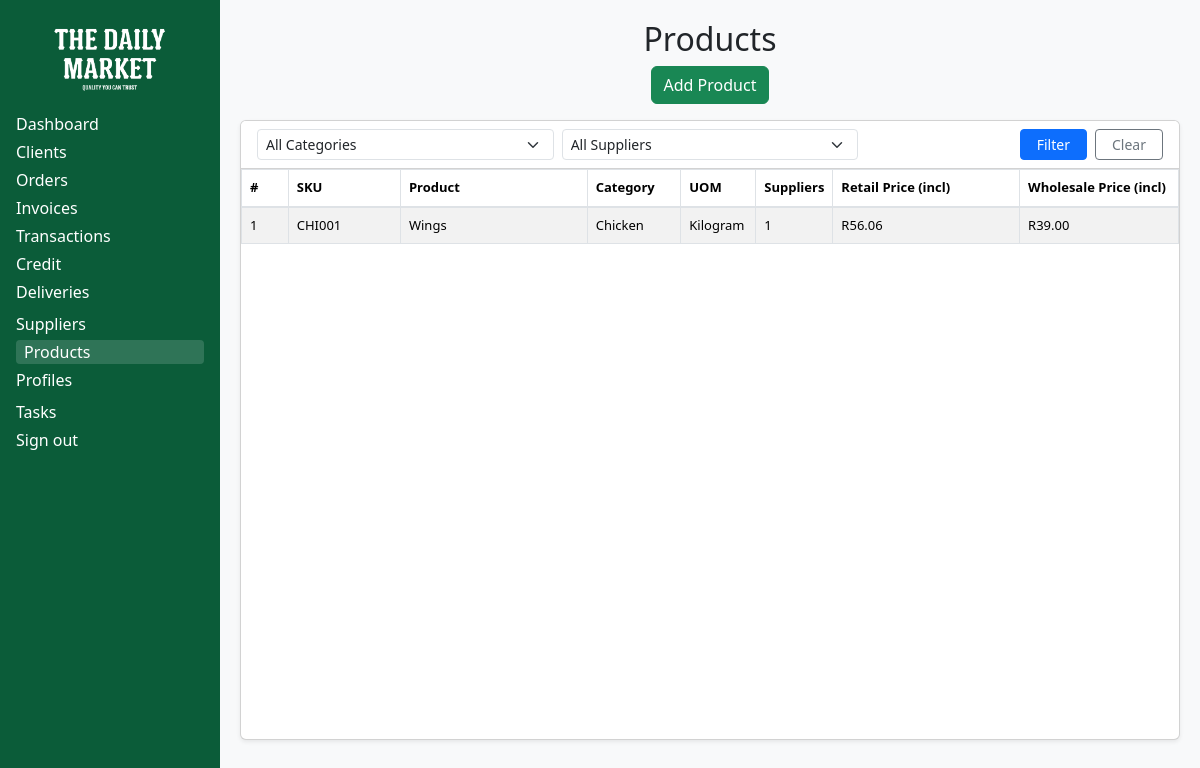
/portal/staff/products/ (signed in), run on the app's committed database.
### products/models.py (models this page shows, shortened)
class Product(models.Model):
    UOM_CHOICES = [
        ("EA", "Each"),
        ("KG", "Kilogram"),
        ("L",  "Litre"),
        ("PK", "Pack"),
        ("BOX","Box"),
    ]
    name = models.CharField(max_length=200)
    category = models.ForeignKey(Category, on_delete=models.PROTECT, related_name="products")
    sku  = models.CharField(max_length=64, blank=True, null=True)
    slug = models.SlugField(max_length=220, blank=True, null=True)
    image = models.ImageField(upload_to="product_images/", blank=True, null=True)
    uom = models.CharField(max_length=8, choices=UOM_CHOICES, default="EA")
    cost_price = models.DecimalField(max_digits=12, decimal_places=2, null=True, blank=True)
    wholesale_price = models.DecimalField(max_digits=12, decimal_places=2, null=True, blank=True)
    retail_price = models.DecimalField(max_digits=12, decimal_places=2, null=True, blank=True)
    retail_margin_pct = models.DecimalField(max_digits=6, decimal_places=2, default=Decimal("15.00"))
    created_at = models.DateTimeField(auto_now_add=True)
    updated_at = models.DateTimeField(auto_now=True)
    class Meta:
        ordering = ["name"]
        indexes = [
            models.Index(fields=["sku"]),
            models.Index(fields=["slug"]),
            models.Index(fields=["category"]),
        ]

class Category(models.Model):
    name = models.CharField(max_length=120, unique=True)
    slug = models.SlugField(max_length=140, unique=True)
    description = models.TextField(blank=True)
    sort_order = models.PositiveIntegerField(default=0)
    is_active = models.BooleanField(default=True)
    abbreviation = models.CharField(
        max_length=3, blank=True, db_index=True,
        help_text="3-letter code auto-generated from name (you can override).",
    )
    class Meta:
        ordering = ["sort_order", "name"]
        indexes = [
            models.Index(fields=["slug"]),
            models.Index(fields=["is_active"]),
            models.Index(fields=["abbreviation"]),
        ]

### products/views.py (the view, shortened to what this page needs)
# urls.py: path("", views.product_list, name="staff-products"),
@login_required
@staff_required
def product_list(request):
    qs = (
        Product.objects
        .select_related("category")
        .prefetch_related("pricing_rows__supplier")
        .order_by("name")
    )
    filter_categories = Category.objects.order_by("name")
    filter_suppliers = Supplier.objects.order_by("name")
    search = (request.GET.get("search") or "").strip()
    category_id = (request.GET.get("category") or "").strip()
    supplier_id = (request.GET.get("supplier") or "").strip()
    if search:
        qs = qs.filter(Q(name__icontains=search) | Q(sku__icontains=search))
    if category_id:
        qs = qs.filter(category_id=category_id)
    products = list(qs)
    rows = []
    for p in products:
        active_rows = [r for r in p.pricing_rows.all() if r.is_active]
        active_supplier_count = len(active_rows)
        min_wholesale_inc = None
        min_retail_inc = None
        if active_rows:
            w_vals = [r.wholesale_price_inc for r in active_rows if r.wholesale_price_inc is not None]
            r_vals = [r.retail_price_inc for r in active_rows if r.retail_price_inc is not None]
            if w_vals:
                min_wholesale_inc = min(w_vals)
            if r_vals:
                min_retail_inc = min(r_vals)
        rows.append({
            "product": p,
            "active_supplier_count": active_supplier_count,
            "min_wholesale_inc": min_wholesale_inc,
            "min_retail_inc": min_retail_inc,
        })
    return render(
        request,
        "products/product_list.html",
        {
            "rows": rows,
            "filter_categories": filter_categories,
            "filter_suppliers": filter_suppliers,
        },
    )

### products/models.py (called while the page is built)
def r2(x: Decimal | None) -> Decimal:
    if x is None:
        return D0
    return x.quantize(Decimal("0.01"), rounding=ROUND_HALF_UP)

def _d(x) -> Decimal:
    return x if isinstance(x, Decimal) else (Decimal(str(x)) if x is not None else D0)

    @property
    def wholesale_margin_amount(self) -> Decimal:
        return r2(_d(self.supplier_price_excl) * (_d(self.wholesale_margin_percent) / Decimal("100")))

    @property
    def wholesale_price_excl(self) -> Decimal:
        return r2(_d(self.supplier_price_excl) + _d(self.wholesale_margin_amount))

    @property
    def wholesale_price_inc(self) -> Decimal:
        return r2(_d(self.wholesale_price_excl) * (D1 + (_d(self.wholesale_vat_percent) / Decimal("100"))))

    @property
    def retail_margin_amount(self) -> Decimal:
        return r2(_d(self.supplier_price_excl) * (_d(self.retail_margin_percent) / Decimal("100")))

    @property
    def retail_price_excl(self) -> Decimal:
        return r2(_d(self.supplier_price_excl) + _d(self.retail_margin_amount))

    @property
    def retail_price_inc(self) -> Decimal:
        return r2(_d(self.retail_price_excl) * (D1 + (_d(self.retail_vat_percent) / Decimal("100"))))

### products/views.py (called while the page is built)
def staff_check(user):
    return user.is_authenticated and user.is_staff

### products/templates/products/product_list.html (shortened to what this page needs)
{% load static %}
<!DOCTYPE html>
<html lang="en">
<head>
  <link href="https://cdn.jsdelivr.net/npm/bootstrap@5.3.3/dist/css/bootstrap.min.css" rel="stylesheet">
</head>
<body>
  <aside class="sidebar-desktop d-none d-lg-block sidebar-skin">
    <div class="text-center mb-3">
      <img src="{% static 'images/logo.png' %}" alt="Seshibo Daily Market" class="logo-img">
    </div>
    <a href="{% url 'staff-dashboard' %}" class="nav-link {% if request.resolver_match.url_name == 'staff-dashboard' %}active{% endif %}">Dashboard</a>
    <a href="{% url 'staff-clients' %}" class="nav-link {% if request.resolver_match.url_name in 'staff-clients client-view client-edit client-create' %}active{% endif %}">Clients</a>
    <a href="{% url 'staff-orders' %}" class="nav-link {% if request.resolver_match.url_name == 'staff-orders' %}active{% endif %}">Orders</a>
    <a href="{% url 'staff-invoices' %}" class="nav-link {% if request.resolver_match.url_name == 'staff-invoices' %}active{% endif %}">Invoices</a>
    <a href="{% url 'staff-transactions' %}" class="nav-link {% if request.resolver_match.url_name == 'staff-transactions' %}active{% endif %}">Transactions</a>
    <a href="{% url 'staff-credit' %}" class="nav-link {% if request.resolver_match.url_name == 'staff-credit' %}active{% endif %}">Credit</a>
    <div class="mb-2">
      {% with current_name=request.resolver_match.url_name %}
        <a class="nav-link d-flex align-items-center justify-content-between"
           data-bs-toggle="collapse"
           href="#deliveriesMenuDesktop"
           role="button"
           aria-expanded="{% if current_name == 'warehouse' or current_name == 'delivery' %}true{% else %}false{% endif %}"
           aria-controls="deliveriesMenuDesktop">
          <span>Deliveries</span>
        </a>
      {% endwith %}
    </div>
    <a href="{% url 'staff-suppliers' %}" class="nav-link {% if request.resolver_match.url_name in 'staff-suppliers supplier-view supplier-edit supplier-create' %}active{% endif %}">Suppliers</a>
    <a href="{% url 'staff-products' %}" class="nav-link {% if request.resolver_match.url_name in 'staff-products products-edit products-create' %}active{% endif %}">Products</a>
    <div class="mb-2">
      {% with current_name=request.resolver_match.url_name %}
        <a class="nav-link d-flex align-items-center justify-content-between"
           data-bs-toggle="collapse"
           href="#profilesMenuDesktop"
           role="button"
           aria-expanded="{% if current_name == 'my_profile' or current_name == 'staff_profile' or current_name == 'customer_profile' %}true{% else %}false{% endif %}"
           aria-controls="profilesMenuDesktop">
          <span>Profiles</span>
        </a>
      {% endwith %}
    </div>
    <a href="{% url 'tasks' %}" class="nav-link {% if request.resolver_match.url_name == 'tasks' %}active{% endif %}">Tasks</a>
    <div>
      <form action="{% url 'logout' %}" method="post" class="m-0 p-0">
        <button type="submit" class="nav-link w-100 text-start btn btn-link p-0 text-white">Sign out</button>
      </form>
    </div>
  </aside>
  {% block content %}
  <main class="content">
    <h2 class="text-center">Products</h2>
    <div class="d-flex justify-content-center mb-3">
      <a href="{% url 'product-create' %}" class="btn btn-success">Add Product</a>
    </div>
    <div class="card shadow-sm">
      <div class="card-header bg-white py-2">
        <form method="get" class="row g-2 align-items-center">
          <div class="col-md-4 col-sm-6">
            <select name="category" class="form-select form-select-sm">
              <option value="">All Categories</option>
            </select>
          </div>
          <div class="col-md-4 col-sm-6">
            <select name="supplier" class="form-select form-select-sm">
              <option value="">All Suppliers</option>
            </select>
          </div>
          <div class="col-md-4 col-sm-12 d-flex justify-content-end gap-2">
            <button type="submit" class="btn btn-sm btn-primary px-3">Filter</button>
            <a href="{% url 'staff-products' %}" class="btn btn-sm btn-outline-secondary px-3">Clear</a>
          </div>
        </form>
      </div>
      <div class="card-body">
        <div class="table-container">
          <table class="table table-striped table-bordered mb-0">
            <thead>
              <tr>
                <th style="width:5%; font-size:13px;">#</th>
                <th style="width:12%; font-size:13px;">SKU</th>
                <th style="width:20%; font-size:13px;">Product</th>
                <th style="width:10%; font-size:13px;">Category</th>
                <th style="width:8%; font-size:13px;">UOM</th>
                <th style="width:8%; font-size:13px;">Suppliers</th>
                <th style="width:20%; font-size:13px;">Retail Price (incl)</th>
                <th style="width:20%; font-size:13px;">Wholesale Price (incl)</th>
              </tr>
            </thead>
            <tbody>
              {% for row in rows %}
                {% with p=row.product %}
                <tr style="cursor:pointer;" onclick="window.location.href='{% url 'product-view' p.id %}'">
                  <td style="font-size:13px;">{{ forloop.counter }}</td>
                  <td style="font-size:13px;">{{ p.sku }}</td>
                  <td style="font-size:13px;">{{ p.name }}</td>
                  <td style="font-size:13px;">{{ p.category.name }}</td>
                  <td style="font-size:13px;">{{ p.get_uom_display }}</td>
                  <td style="font-size:13px;">{{ row.active_supplier_count }}</td>
                  <td style="font-size:13px;">
                    {% if row.min_retail_inc %}
                      R{{ row.min_retail_inc|floatformat:2 }}
                    {% else %}
                      <span class="text-muted">—</span>
                    {% endif %}
                  </td>
                  <td style="font-size:13px;">
                    {% if row.min_wholesale_inc %}
                      R{{ row.min_wholesale_inc|floatformat:2 }}
                    {% else %}
                      <span class="text-muted">—</span>
                    {% endif %}
                  </td>
                </tr>
                {% endwith %}
              {% empty %}
                <tr>
                  <td colspan="8" class="text-center text-muted">No products found.</td>
                </tr>
              {% endfor %}
            </tbody>
          </table>
        </div>
      </div>
    </div>
  </main>
  {% endblock %}
</body>
</html>

### products/templates/products/product_list.html (style rules this page uses)
@media (min-width: 992px) { html, body { height: 100%; } }
@media (min-width: 992px) { body { display: block; overflow: hidden; } }
@media (min-width: 992px) { .sidebar-desktop { position: fixed; top: 0; left: 0; bottom: 0; width: 220px; overflow-y: auto; z-index: 1020; } }
@media (min-width: 992px) { .content { margin-left: 220px; height: 100vh; overflow: auto; } }
.sidebar-skin { background-color: #0b5c39; color: #fff; padding: 1rem; }
.sidebar-skin .nav-link { color: #fff; margin: .25rem 0; display: block; }
.sidebar-skin .nav-link.active, .sidebar-skin .nav-link:hover { background: rgba(255,255,255,0.15); border-radius: 4px; padding-left: 8px; }
.logo-img { max-height: 80px; width: auto; }
.content { background: #f8f9fa; padding: 20px; min-height: 100vh; }
.card { height: calc(100vh - 180px); display: flex; flex-direction: column; }
.card-body { flex-grow: 1; overflow: auto; padding: 0; }
.table-container { height: 100%; display: flex; flex-direction: column; }
.table thead th { position: sticky; top: 0; background-color: white; z-index: 10; border-bottom: 2px solid #dee2e6; }

### data on the page
Product: product.sku "CHI001", product.name "Wings", product.category.name "Chicken", product.uom "Kilogram", active_supplier_count "1", min_retail_inc "56.06", min_wholesale_inc "39.00"
